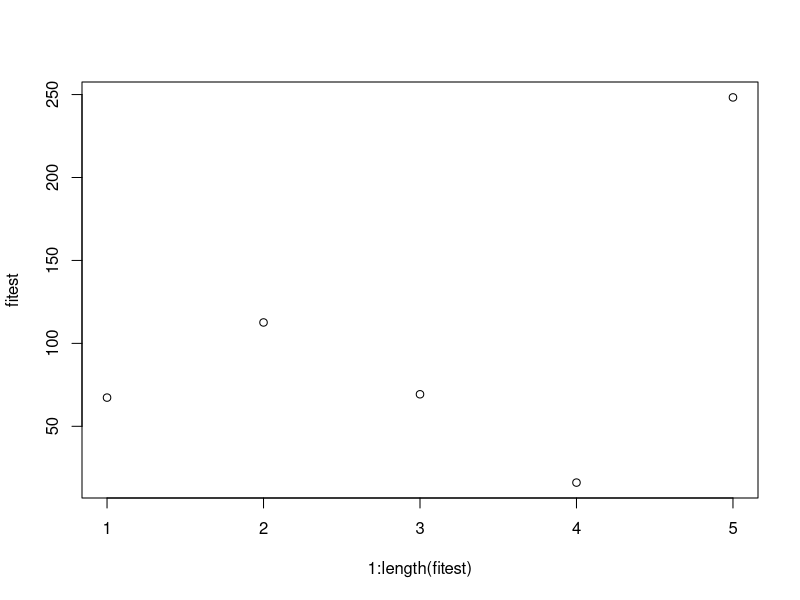
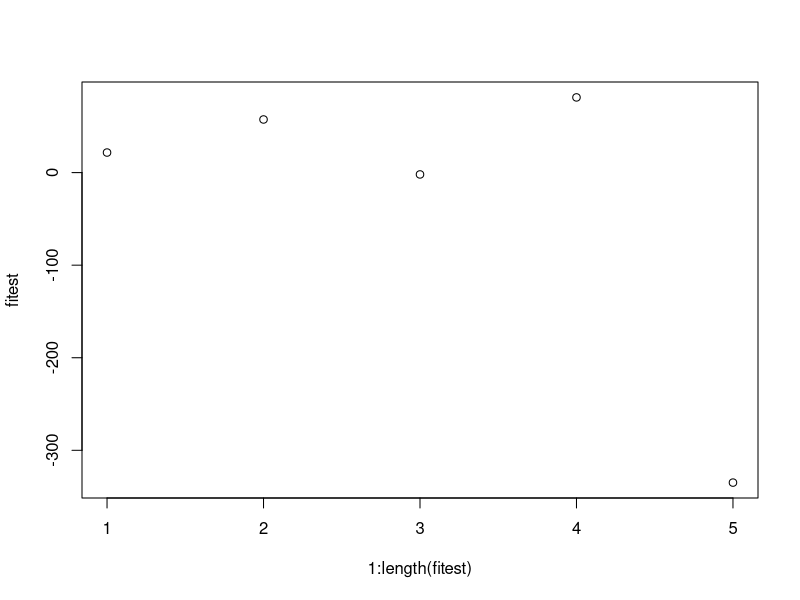
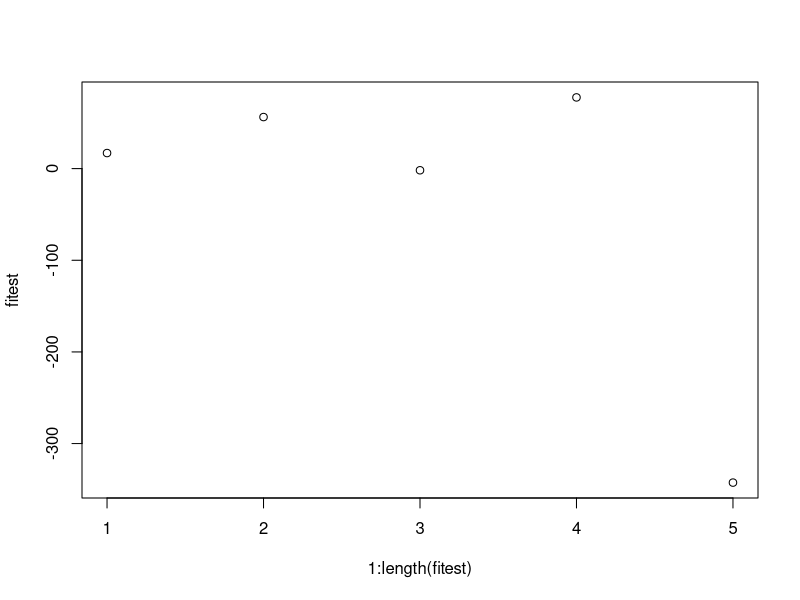
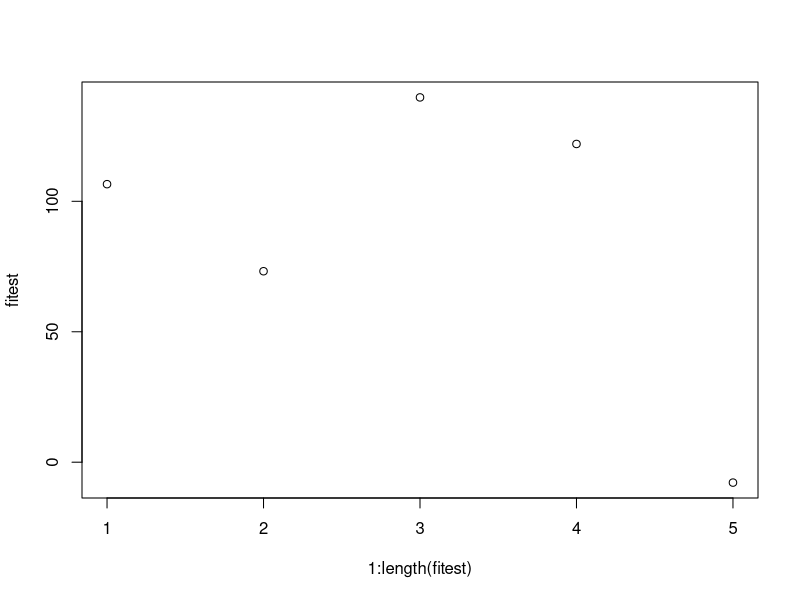
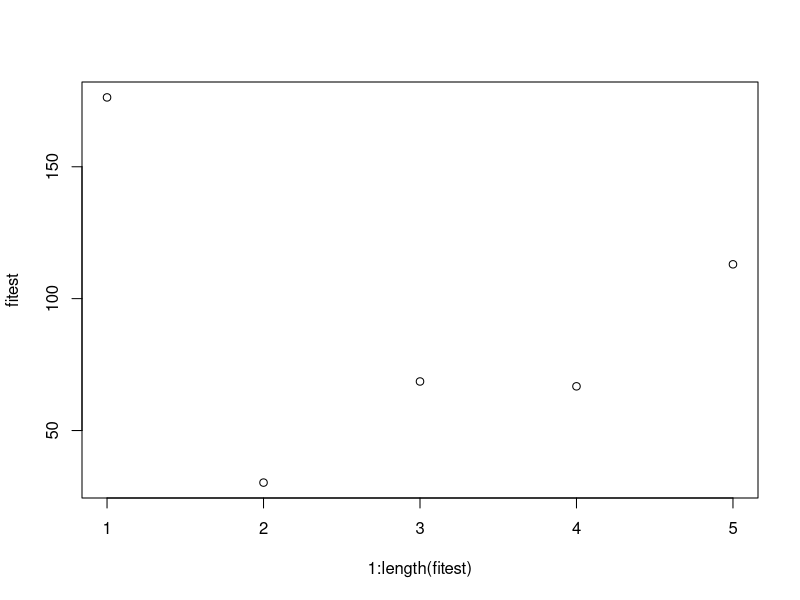
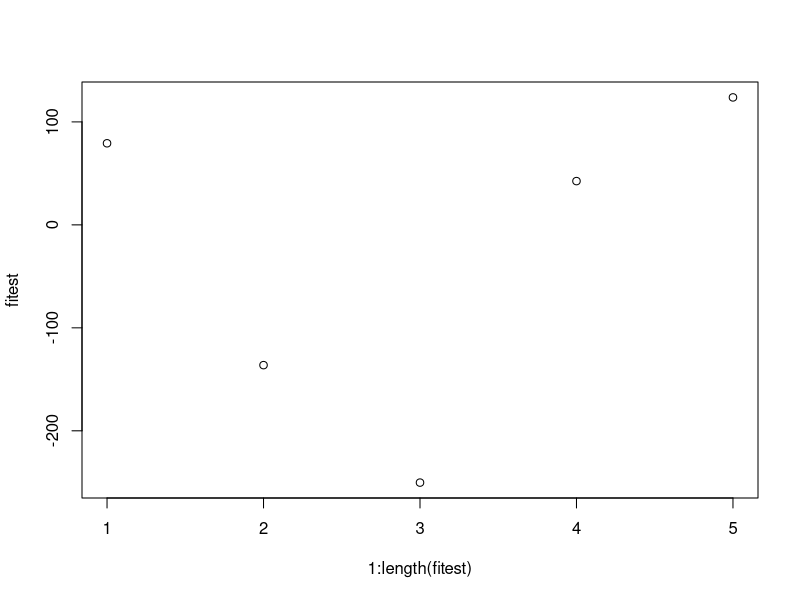
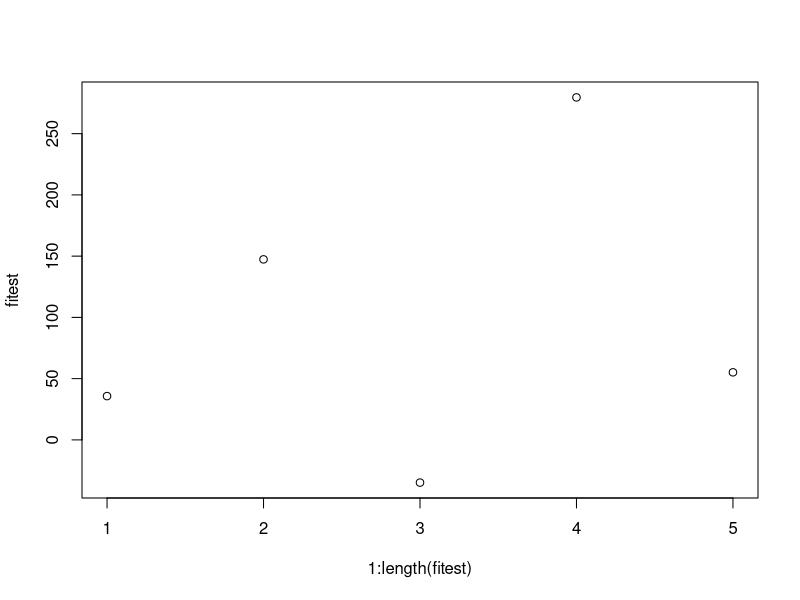
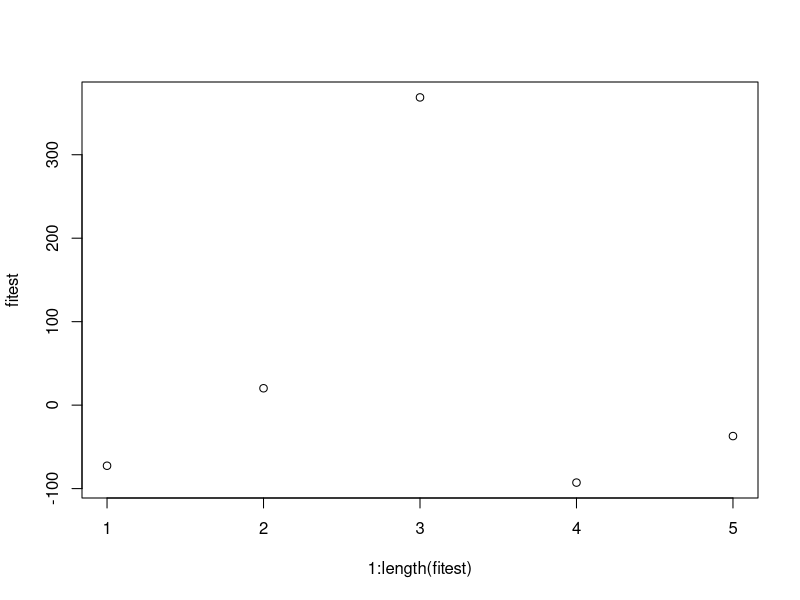

Write R code to recreate these figures, in order.
library(dplyr)

# Some global parameters for the problem
seed   <- 15; 
A_y    <- 100;
B_x    <- 500;
R      <- 5;
g      <- 9.81;
pop    <- 100;
remove <- 0.1;
generations <- 100;
mutation_size <- 5;

set.seed(seed)

# generate a population from the uniform distribution
initial_population_random <- function(A_y, genotype_length, number_of_genotypes){
  # return the matrix. 
  # Change 'runif' if a different distribution is wanted
  return(
    matrix(
      runif(
        genotype_length * number_of_genotypes, 
        min = 0,
        max = A_y
      ),
      nrow = genotype_length, 
      ncol = number_of_genotypes
    )
  )
}

# apply the cauchy mutation operator
mutation_cauchy <- function(population, location, spread){
  change <- matrix(
    rcauchy(nrow(population) * ncol(population), location = location, scale = spread),
    ncol = ncol(population),
    nrow = nrow(population)
  );
  
  return(
    # add on a random number to each element from a cauchy distribution
    matrix(as.numeric(population) + as.numeric(change), ncol = ncol(population), nrow = nrow(population))
  )
}

# bread two genotypes
crossover_bread <- function(gen_1, gen_2){
  pivot_point <- sample(2:(length(gen_1) - 1), size = 1);
  return(
    c(gen_1[1:pivot_point], gen_2[(pivot_point + 1):length(gen_2)])
  )
}

# apply the crossover algorithm
crossover_basic <- function(population, number_of_offspring){
  # Get the people chosen for crossover
  chosen_people <- population[,sample(1:ncol(population), size = number_of_offspring * 2, replace = F)];
  
  offspring <- matrix(ncol = 0, nrow = nrow(population));
  # for each child needed: 
  for (genotype in 1:(ncol(chosen_people) / 2)){
    # figure out who their parents will be (already randomly sorted)
    gen1 <- chosen_people[, genotype];
    gen2 <- chosen_people[, ncol(chosen_people) + 1 - genotype];
    
    # create the child
    current_offspring <- crossover_bread(gen1, gen2) %>% matrix(ncol = 1, nrow = nrow(population));
    offspring <- cbind(offspring, current_offspring);
  }
  # return the complete list of children created
  return(cbind(population, offspring))
}

# apply fitness function to a single genotype (eom derived)
fitness_function_eom <- function(genotype){
  genotype <- as.vector(genotype); 
  
  coordinates <- matrix(c(0, A_y), nrow = 2, ncol = 1);
  velocities <- c(0);
  
  total_time <- 0; 
  
  for (segment_index in 1:(length(genotype) + 1)){
    first_coordinate  <- coordinates[, segment_index];
    second_coordinate <- matrix(c(segment_index * (B_x / (R + 1)),genotype[segment_index]));
    
    if (segment_index == (length(genotype) + 1)){
      second_coordinate[2, 1] <- 0;
    }
    
    coordinates <- cbind(coordinates, second_coordinate);
    
    distance <- sqrt(((first_coordinate[2] - second_coordinate[2])**2) + ((first_coordinate[1] - second_coordinate[1])**2));
    theta <- atan((second_coordinate[1] - first_coordinate[1]) / (first_coordinate[2] - second_coordinate[2]));
    
    acceleration <- g * cos(theta);
    
    initial_velocity <- velocities[segment_index] * theta; 
    final_velocity <- sqrt((initial_velocity**2) + (2 * acceleration * distance));
    
    velocities <- append(velocities, final_velocity); 
    
    time_taken <- (final_velocity - initial_velocity) / acceleration; 
    total_time <- total_time + time_taken; 
  }
  
  velocities <<- velocities; 
  
  return(total_time)
}

fitness_function_euc <- function(genotype){
  genotype_full  <- c(A_y, genotype, 0);
  resolution_gap <- B_x / (length(genotype_full) - 1); 
  
  total_distance <- 0;
  
  # for each segment of the approximate curve
  for (height_index in 1:(length(genotype_full) - 1)){
    #get the coordinates of the start and end of the segment
    first_coordinate  <- c(resolution_gap * (height_index - 1), genotype_full[height_index]); 
    second_coordinate <- c(resolution_gap * height_index, genotype_full[height_index + 1]); 
    
    # calculate the length of the segment
    distance <- ((first_coordinate[1] - second_coordinate[1])**2) +
      ((first_coordinate[2] + second_coordinate[2])**2);
    
    # and add to the total distance
    total_distance <- total_distance + distance;
  }
  return(total_distance)
}

# calculate fitness euclidean
fitness_function <- function(population){
  fitnesses <- apply(population, MARGIN = 2, FUN = function(genotype){
    return(fitness_function_euc(genotype))
  })
  return(fitnesses)
}

# perform selection
selection <- function(population, number_to_remove){
  fitnesses <- fitness_function(population);
  fitness_order <- order(fitnesses, decreasing = TRUE);
  new_population <- population[, fitness_order][, (number_to_remove + 1):(ncol(population))]
  return(new_population)
}

initial_population <- initial_population_random(A_y = A_y, genotype_length = R, number_of_genotypes = pop);
current_population <- initial_population; 

fitnesses <- c();
for (i in 1:generations){
  print(paste0("Current Generation: ", i, "/", generations))
  current_population <- current_population %>% 
    mutation_cauchy(location = 0, spread = mutation_size) %>%
    crossover_basic(number_of_offspring = as.integer(remove * pop)) %>%
    selection(number_to_remove = as.integer(remove * pop)); 
  
  fitest <- as.vector(current_population[, 1]);
  fitnesses <-  append(fitnesses, fitness_function_euc(fitest));
  
  print(paste0("Current Fitness: ", fitness_function_euc(fitest)));
  plot(1:length(fitest), fitest)
}
plot(1:length(fitest), fitest)
plot(1:length(fitnesses), fitnesses)


